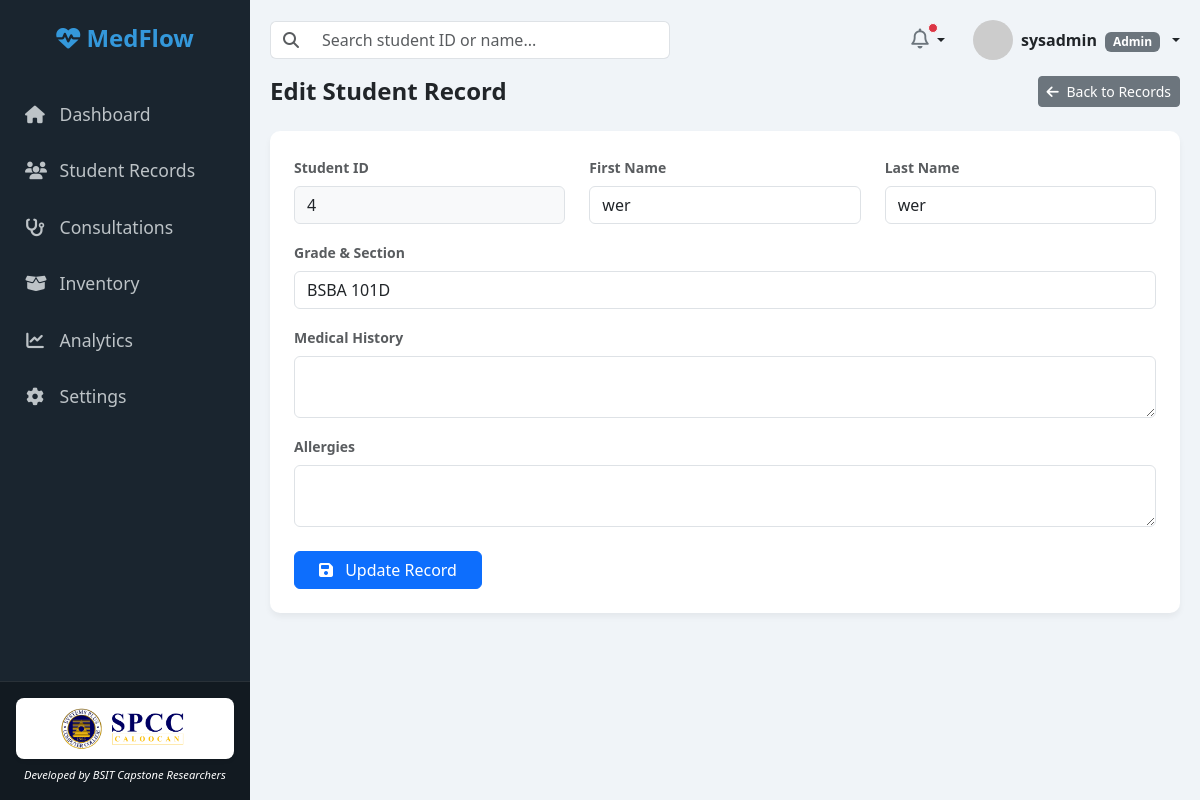
The app's page /modules/records/edit.php?id=4 (signed in) with its own data.
### tables this page shows
CREATE TABLE IF NOT EXISTS `students` (
  `student_id` varchar(50) NOT NULL,
  `first_name` varchar(50) DEFAULT NULL,
  `last_name` varchar(50) DEFAULT NULL,
  `grade_section` varchar(50) DEFAULT NULL,
  `medical_history` text,
  `allergies` text,
  `created_at` timestamp NULL DEFAULT CURRENT_TIMESTAMP,
  PRIMARY KEY (`student_id`)
);

### modules/records/edit.php (the view, shortened to what this page needs)
<?php
require_once '../../includes/db_connect.php';
$student_id = $_GET['id'] ?? '';
try {
    $stmt = $pdo->prepare("SELECT * FROM students WHERE student_id = ?");
    $stmt->execute([$student_id]);
    $student = $stmt->fetch(PDO::FETCH_ASSOC);
} catch (PDOException $e) {
    header("Location: index.php?error=Database error");
    exit();
}
?>
<!DOCTYPE html>
<html lang="en">
<head>
    <link href="https://cdn.jsdelivr.net/npm/bootstrap@5.3.0/dist/css/bootstrap.min.css" rel="stylesheet">
    <link rel="stylesheet" href="https://cdnjs.cloudflare.com/ajax/libs/font-awesome/6.4.0/css/all.min.css">
</head>
<body>
    <?php include '../../includes/sidebar.php'; ?>
    <div class="main-content">
        <?php include '../../includes/topbar.php'; ?>
        <div class="d-flex justify-content-between align-items-center mb-4">
            <h4 class="fw-bold mb-0">Edit Student Record</h4>
            <a href="index.php" class="btn btn-secondary btn-sm">
                <i class="fa-solid fa-arrow-left me-1"></i> Back to Records
            </a>
        </div>
        <div class="card p-4">
            <form action="edit.php?id=<?php echo urlencode($student_id); ?>" method="POST">
                <div class="row mb-3">
                    <div class="col-md-4">
                        <label class="form-label text-muted small fw-semibold">Student ID</label>
                        <input type="text" class="form-control bg-light" value="<?php echo htmlspecialchars($student['student_id']); ?>" readonly>
                    </div>
                    <div class="col-md-4">
                        <label class="form-label text-muted small fw-semibold">First Name</label>
                        <input type="text" name="first_name" class="form-control" value="<?php echo htmlspecialchars($student['first_name']); ?>" required>
                    </div>
                    <div class="col-md-4">
                        <label class="form-label text-muted small fw-semibold">Last Name</label>
                        <input type="text" name="last_name" class="form-control" value="<?php echo htmlspecialchars($student['last_name']); ?>" required>
                    </div>
                </div>
                <div class="mb-3">
                    <label class="form-label text-muted small fw-semibold">Grade & Section</label>
                    <input type="text" name="grade_section" class="form-control" value="<?php echo htmlspecialchars($student['grade_section']); ?>" required>
                </div>
                <div class="mb-3">
                    <label class="form-label text-muted small fw-semibold">Medical History</label>
                    <textarea name="medical_history" class="form-control" rows="2"><?php echo htmlspecialchars($student['medical_history'] ?? ''); ?></textarea>
                </div>
                <div class="mb-4">
                    <label class="form-label text-muted small fw-semibold">Allergies</label>
                    <textarea name="allergies" class="form-control" rows="2"><?php echo htmlspecialchars($student['allergies'] ?? ''); ?></textarea>
                </div>
                <button type="submit" class="btn btn-primary px-4">
                    <i class="fa-solid fa-floppy-disk me-2"></i> Update Record
                </button>
            </form>
        </div>
    </div>
</body>
</html>

### modules/records/edit.php (style rules this page uses)
body { background-color: #f0f4f8; font-family: 'Segoe UI', Tahoma, Geneva, Verdana, sans-serif; overflow-x: hidden; }
.main-content { margin-left: 250px; padding: 20px; width: calc(100% - 250px); }
.card { border: none; border-radius: 10px; box-shadow: 0 4px 6px rgba(0,0,0,0.05); }

### records on screen
students: student_id "4", first_name "wer", last_name "wer", grade_section "BSBA 101D"

### other values on screen
$_SESSION['username'] "sysadmin"
$_SESSION['role'] "Admin"
